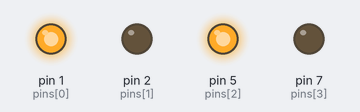
Bench run of a program on a simulated Raspberry Pi (wiringPi pin numbers). On the bench: output pins drawn as LEDs (lit = HIGH). Pin numbers are wiringPi numbers; what the program prints to the terminal is not drawn.

Above: at 0.5 s.
At 2.5 s:
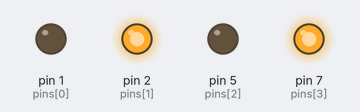
At 3.5 s:
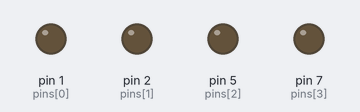
Timing chart, 0 to 5.2 s (numbered marks = the images above):
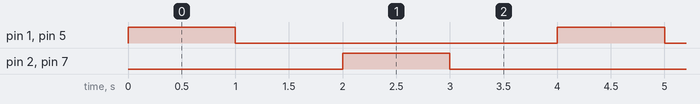

The program:

lab5.1.5.py
```python
import time
import wiringpi
import sys

## practice 1

def blink(_pins):
    for _pin in _pins:
        wiringpi.digitalWrite(_pin, 1)    # Write 1 ( HIGH ) to pin
    time.sleep(1)
    for _pin in _pins:
        wiringpi.digitalWrite(_pin, 0)    # Write 0 ( LOW ) to pin
    time.sleep(1)

def turnoff(_pins):
    for _pin in _pins:                    # turn LED lights off when exiting
        wiringpi.digitalWrite(_pin, 0)

#SETUP
print("Start")
pins = [1,2,5,7]
pins13 = [1,5]
pins24 = [2,7]

wiringpi.wiringPiSetup()
for pin in pins:
    wiringpi.pinMode(pin, 1)            # Set pins to mode 1 ( OUTPUT )

#MAIN
try:
    while True:
        blink(pins13)
        blink(pins24)
except KeyboardInterrupt:
    turnoff(pins)
    pass
#cleanup
print("Done")
```

Measured:
- by itself, pin 1 (pins[0]), pin 2 (pins[1]), pin 5 (pins[2]), pin 7 (pins[3]): alternates HIGH for 1.0 s and LOW for 3.0 s
- by itself, everything shown: repeats every 4.0 s, in 4 steps
